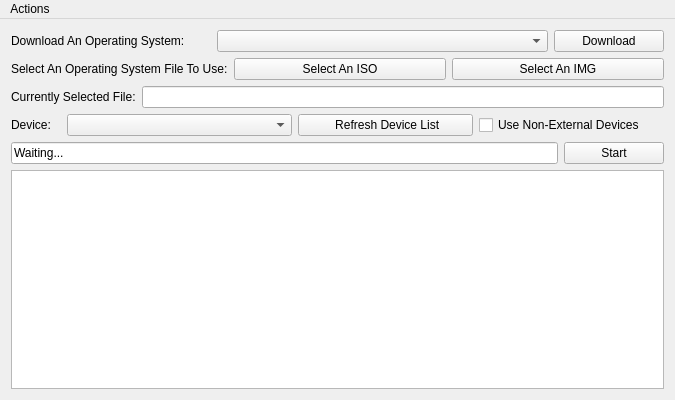
<?xml version="1.0" encoding="UTF-8"?>
<ui version="4.0">
 <class>MainWindow</class>
 <widget class="QMainWindow" name="MainWindow">
  <property name="geometry">
   <rect>
    <x>0</x>
    <y>0</y>
    <width>675</width>
    <height>400</height>
   </rect>
  </property>
  <property name="windowTitle">
   <string>MainWindow</string>
  </property>
  <widget class="QWidget" name="centralWidget">
   <layout class="QVBoxLayout" name="verticalLayout">
    <item>
     <layout class="QHBoxLayout" name="horizontalLayout_2">
      <item>
       <widget class="QLabel" name="label_2">
        <property name="maximumSize">
         <size>
          <width>200</width>
          <height>16777215</height>
         </size>
        </property>
        <property name="text">
         <string>Download An Operating System:</string>
        </property>
       </widget>
      </item>
      <item>
       <widget class="QComboBox" name="osSelector">
        <property name="minimumSize">
         <size>
          <width>300</width>
          <height>0</height>
         </size>
        </property>
       </widget>
      </item>
      <item>
       <widget class="QPushButton" name="downloadOS">
        <property name="minimumSize">
         <size>
          <width>110</width>
          <height>0</height>
         </size>
        </property>
        <property name="maximumSize">
         <size>
          <width>110</width>
          <height>16777215</height>
         </size>
        </property>
        <property name="text">
         <string>Download</string>
        </property>
       </widget>
      </item>
     </layout>
    </item>
    <item>
     <layout class="QHBoxLayout" name="horizontalLayout_3">
      <item>
       <widget class="QLabel" name="label_3">
        <property name="text">
         <string>Select An Operating System File To Use:</string>
        </property>
       </widget>
      </item>
      <item>
       <widget class="QPushButton" name="openISO">
        <property name="text">
         <string>Select An ISO</string>
        </property>
       </widget>
      </item>
      <item>
       <widget class="QPushButton" name="openIMG">
        <property name="maximumSize">
         <size>
          <width>16777215</width>
          <height>16777215</height>
         </size>
        </property>
        <property name="text">
         <string>Select An IMG</string>
        </property>
       </widget>
      </item>
     </layout>
    </item>
    <item>
     <layout class="QHBoxLayout" name="horizontalLayout_5">
      <item>
       <widget class="QLabel" name="label_4">
        <property name="text">
         <string>Currently Selected File:</string>
        </property>
       </widget>
      </item>
      <item>
       <widget class="QLineEdit" name="pathReadOut">
        <property name="mouseTracking">
         <bool>true</bool>
        </property>
        <property name="dragEnabled">
         <bool>false</bool>
        </property>
        <property name="readOnly">
         <bool>true</bool>
        </property>
       </widget>
      </item>
     </layout>
    </item>
    <item>
     <layout class="QHBoxLayout" name="horizontalLayout_4">
      <item>
       <widget class="QLabel" name="label">
        <property name="maximumSize">
         <size>
          <width>50</width>
          <height>16777215</height>
         </size>
        </property>
        <property name="text">
         <string>Device:</string>
        </property>
       </widget>
      </item>
      <item>
       <widget class="QComboBox" name="devID">
        <property name="minimumSize">
         <size>
          <width>225</width>
          <height>0</height>
         </size>
        </property>
       </widget>
      </item>
      <item>
       <widget class="QPushButton" name="refreshDevs">
        <property name="maximumSize">
         <size>
          <width>175</width>
          <height>16777215</height>
         </size>
        </property>
        <property name="text">
         <string> Refresh Device List</string>
        </property>
       </widget>
      </item>
      <item>
       <widget class="QCheckBox" name="allowNonExtern">
        <property name="text">
         <string>Use Non-External Devices</string>
        </property>
       </widget>
      </item>
     </layout>
    </item>
    <item>
     <layout class="QHBoxLayout" name="horizontalLayout">
      <item>
       <widget class="QLineEdit" name="log">
        <property name="text">
         <string>Waiting...</string>
        </property>
        <property name="readOnly">
         <bool>true</bool>
        </property>
       </widget>
      </item>
      <item>
       <widget class="QPushButton" name="startStop">
        <property name="minimumSize">
         <size>
          <width>100</width>
          <height>0</height>
         </size>
        </property>
        <property name="text">
         <string>Start</string>
        </property>
       </widget>
      </item>
     </layout>
    </item>
    <item>
     <widget class="QPlainTextEdit" name="plainTextEdit">
      <property name="minimumSize">
       <size>
        <width>0</width>
        <height>150</height>
       </size>
      </property>
      <property name="readOnly">
       <bool>true</bool>
      </property>
     </widget>
    </item>
   </layout>
  </widget>
  <widget class="QMenuBar" name="menuBar">
   <property name="geometry">
    <rect>
     <x>0</x>
     <y>0</y>
     <width>675</width>
     <height>22</height>
    </rect>
   </property>
   <widget class="QMenu" name="menuActions">
    <property name="title">
     <string>Actions</string>
    </property>
    <addaction name="actionSelectISO"/>
    <addaction name="actionSelectIMG"/>
    <addaction name="actionREADME"/>
    <addaction name="actionContact"/>
    <addaction name="actionCopyright"/>
   </widget>
   <addaction name="menuActions"/>
  </widget>
  <action name="actionSelectISO">
   <property name="text">
    <string>Select An ISO</string>
   </property>
  </action>
  <action name="actionSelectIMG">
   <property name="text">
    <string>Select An IMG</string>
   </property>
  </action>
  <action name="actionContact">
   <property name="text">
    <string>Open Contact Info</string>
   </property>
   <property name="toolTip">
    <string>Contact</string>
   </property>
  </action>
  <action name="actionCopyright">
   <property name="text">
    <string>Open Copyright Info</string>
   </property>
  </action>
  <action name="actionREADME">
   <property name="text">
    <string>Open README</string>
   </property>
  </action>
 </widget>
 <layoutdefault spacing="6" margin="11"/>
 <resources/>
 <connections/>
</ui>
